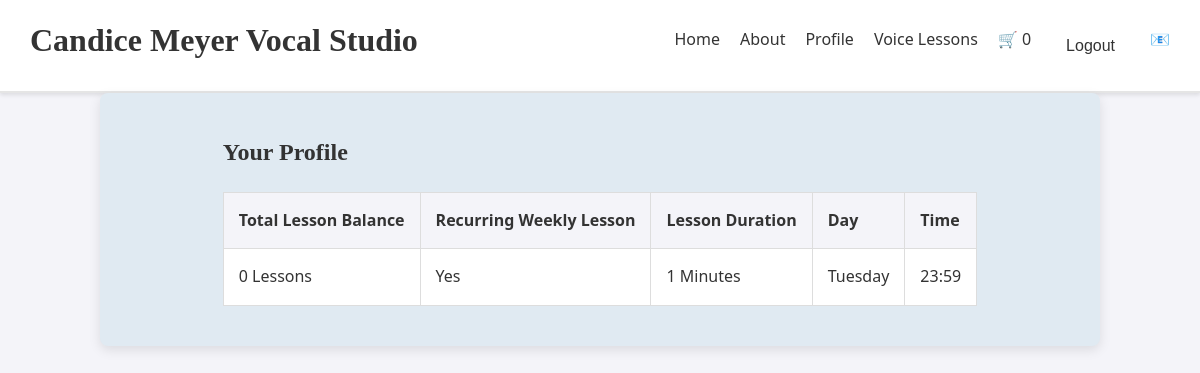
The app's page /profile/ (signed in), older data.
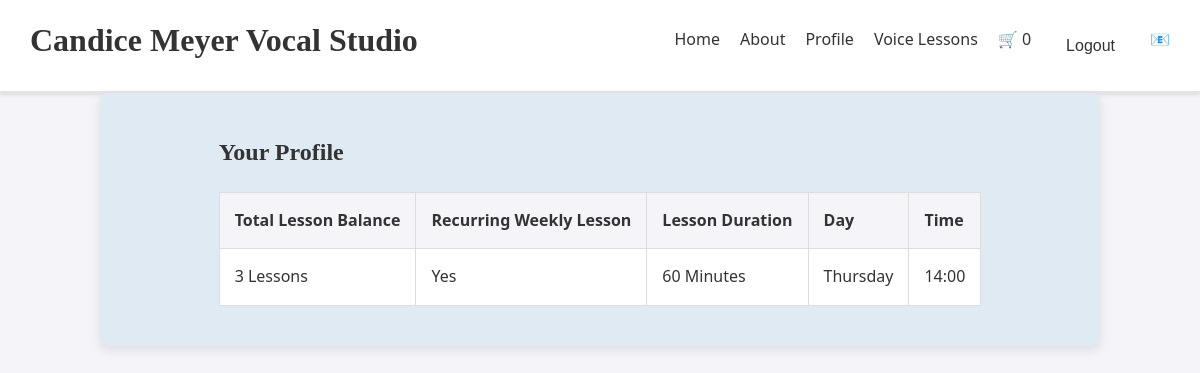
The same page, newer data.
### lessons/models.py (models this page shows, shortened)
class StudentProfile(models.Model):
    user = models.OneToOneField(User, on_delete=models.CASCADE, related_name="student_profile")
    lessons_purchased = models.IntegerField(default=0)
    lesson_duration = models.CharField(
        max_length=20,
        choices=[
            ('20', '20 minutes'),
            ('30', '30 minutes'),
            ('45', '45 minutes'),
            ('60', '60 minutes'),
            ('0', '0 minutes'),
            ('1', '1 minute')
        ],
        default='30'
    )
    day_of_week = models.CharField(
        max_length=20,
        choices=[
            ('0', 'Monday'),
            ('1', 'Tuesday'),
            ('2', 'Wednesday'),
            ('3', 'Thursday'),
            ('4', 'Friday')
        ],
        default='0'
    )
    time = models.TimeField(default="09:00")
    lesson_history = models.JSONField(default=list, blank=True, null=True)

### lessons/views.py (the view)
# urls.py: path('profile/', login_required(views.profile), name='profile'),  # User profile page
@login_required
def profile(request):
    student_profile = StudentProfile.objects.get(user=request.user)
    lessons_purchased = student_profile.lessons_purchased  # Total lessons purchased
    return render(request, 'lessons/profile.html', {
        'lessons_purchased': lessons_purchased,
        'student_profile': student_profile
    })

### lessons/templates/lessons/profile.html (shortened to what this page needs)
{% extends 'lessons/base.html' %}
{% block content %}
<h2>Your Profile</h2>
{% load custom_filters %}
<table>
    <thead>
        <tr>
            <th>Total Lesson Balance</th>
            <th>Recurring Weekly Lesson</th>
            <th>Lesson Duration</th>
            <th>Day</th>
            <th>Time</th>
        </tr>
    </thead>
    <tbody>
        <tr>
            <td>{{ lessons_purchased }} Lessons</td>
            {% if student_profile.day_of_week %}
                <td>
                    <p>Yes</p>
                </td>
                <td>
                    {{ student_profile.lesson_duration }} Minutes
                </td>
                <td>
                    {{ student_profile.get_day_of_week_display }}
                </td>
                <td>
                    {{ student_profile.time|date:"H:i" }}
                </td>
                {% endif %}
        </tr>
    </tbody>
</table>
{% endblock %}

### lessons/templates/lessons/base.html (shortened to what this page needs)
{% load static %}
<!DOCTYPE html>
<html lang="en">
<head>
    <link rel="stylesheet" href="{% static 'lessons/css/style.css' %}">
</head>
<body>
<header>
    <h1>Candice Meyer Vocal Studio</h1>
    <nav>
        <a href="{% url 'home' %}">Home</a>
        <a href="{% url 'about' %}">About</a>
        {% if user.is_authenticated %}
            <a href="{% url 'profile' %}">Profile</a>
            <a href="{% url 'store' %}">Voice Lessons</a>
            <a href="{% url 'cart' %}" class="cart-icon" aria-label="Cart">
                🛒
                <span class="cart-count">
                    {{ request.session.cart_count|default:0 }}
                </span>
            </a>
            <form action="{% url 'logout' %}" method="post" style="display:inline;">
                <button type="submit" style="background:none; border:none; color:inherit; cursor:pointer; font-size:1rem;">
                    Logout
                </button>
            </form>
        {% else %}
            <a href="{% url 'login' %}">Login</a>
        {% endif %}
        <a href="mailto:candicemeyervocalist@outlook.com?subject=Inquiry from Student" class="email-icon-link" aria-label="Email">
            📧
        </a>
    </nav>
</header>
<div class="content-container">
<main>
    {% block content %}{% endblock %}
</main>
</div>
</body>
</html>
<link href="https://cdn.jsdelivr.net/npm/fullcalendar@6.1.8/index.global.min.css" rel="stylesheet" />

### lessons/static/lessons/css/style.css (style rules this page uses)
* { margin: 0; padding: 0; box-sizing: border-box; }
body { font-family: 'Segoe UI', Tahoma, Geneva, Verdana, sans-serif; color: #333; background-color: #f4f4f9; line-height: 1.6; }
a { color: #0056b3; text-decoration: none; }
header { display: flex; align-items: center; justify-content: space-between; background-color: #fff; padding: 15px 30px; border-bottom: 2px solid #e5e5e5; box-shadow: 0 2px 4px rgba(0, 0, 0, 0.1); }
header h1 { font-size: 2rem; font-weight: 700; color: #333; }
nav { display: flex; gap: 20px; font-size: 1rem; }
nav a { color: #333; font-weight: 500; position: relative; }
.content-container { display: flex; align-items: center; justify-content: center; gap: 30px; padding: 40px 20px; background-color: #e0eaf2; border-radius: 8px; box-shadow: 0 4px 12px rgba(0, 0, 0, 0.1); max-width: 1000px; margin: 0 auto; }
h1, h2, h3 { font-family: 'Georgia', serif; color: #333; font-weight: bold; margin-bottom: 10px; }
button, a { transition: background-color 0.3s ease; }
button { padding: 10px 15px; border: none; border-radius: 4px; background-color: #0056b3; color: #fff; font-size: 1rem; cursor: pointer; transition: background-color 0.3s ease; }
table { width: 100%; border-collapse: collapse; margin-top: 20px; background-color: #fff; }
table, th, td { border: 1px solid #ddd; }
th, td { padding: 15px; text-align: left; color: #333; }
th { background-color: #f4f4f9; font-weight: 600; }

Row changes from the older to the newer data that the page shows:
changed StudentProfile: lesson_duration "1" → "60"; day_of_week "Tuesday" → "Thursday"; time "23:59" → "14:00"
Text that changed along with them:
{{ lessons_purchased }}: "0" → "3"
